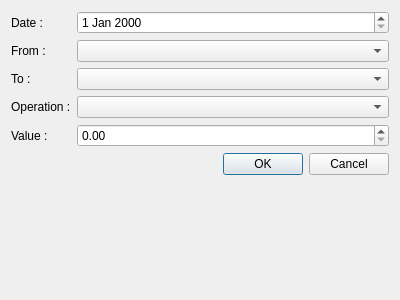
<?xml version="1.0" encoding="UTF-8"?>
<ui version="4.0">
 <class>cgTransactionView</class>
 <widget class="QDialog" name="cgTransactionView">
  <property name="geometry">
   <rect>
    <x>0</x>
    <y>0</y>
    <width>400</width>
    <height>300</height>
   </rect>
  </property>
  <property name="windowTitle">
   <string>Dialog</string>
  </property>
  <layout class="QFormLayout" name="formLayout">
   <item row="0" column="0">
    <widget class="QLabel" name="lblDate">
     <property name="text">
      <string>Date :</string>
     </property>
    </widget>
   </item>
   <item row="0" column="1">
    <widget class="QDateEdit" name="deDate"/>
   </item>
   <item row="1" column="0">
    <widget class="QLabel" name="lblFrom">
     <property name="text">
      <string>From :</string>
     </property>
    </widget>
   </item>
   <item row="1" column="1">
    <widget class="QComboBox" name="cbFrom"/>
   </item>
   <item row="2" column="0">
    <widget class="QLabel" name="lblTo">
     <property name="text">
      <string>To :</string>
     </property>
    </widget>
   </item>
   <item row="2" column="1">
    <widget class="QComboBox" name="cbTo"/>
   </item>
   <item row="3" column="0">
    <widget class="QLabel" name="lblOperation">
     <property name="text">
      <string>Operation :</string>
     </property>
    </widget>
   </item>
   <item row="3" column="1">
    <widget class="QComboBox" name="cbOperation"/>
   </item>
   <item row="4" column="0">
    <widget class="QLabel" name="lblValue">
     <property name="text">
      <string>Value :</string>
     </property>
    </widget>
   </item>
   <item row="4" column="1">
    <widget class="QDoubleSpinBox" name="dsbValue"/>
   </item>
   <item row="5" column="0" colspan="2">
    <widget class="QDialogButtonBox" name="buttonBox">
     <property name="orientation">
      <enum>Qt::Horizontal</enum>
     </property>
     <property name="standardButtons">
      <set>QDialogButtonBox::Cancel|QDialogButtonBox::Ok</set>
     </property>
    </widget>
   </item>
  </layout>
 </widget>
 <resources/>
 <connections>
  <connection>
   <sender>buttonBox</sender>
   <signal>accepted()</signal>
   <receiver>cgTransactionView</receiver>
   <slot>accept()</slot>
   <hints>
    <hint type="sourcelabel">
     <x>248</x>
     <y>254</y>
    </hint>
    <hint type="destinationlabel">
     <x>157</x>
     <y>274</y>
    </hint>
   </hints>
  </connection>
  <connection>
   <sender>buttonBox</sender>
   <signal>rejected()</signal>
   <receiver>cgTransactionView</receiver>
   <slot>reject()</slot>
   <hints>
    <hint type="sourcelabel">
     <x>316</x>
     <y>260</y>
    </hint>
    <hint type="destinationlabel">
     <x>286</x>
     <y>274</y>
    </hint>
   </hints>
  </connection>
 </connections>
</ui>
